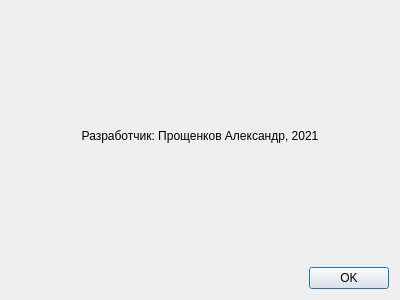
<?xml version="1.0" encoding="UTF-8"?>
<ui version="4.0">
 <class>Dialog</class>
 <widget class="QDialog" name="Dialog">
  <property name="geometry">
   <rect>
    <x>0</x>
    <y>0</y>
    <width>400</width>
    <height>300</height>
   </rect>
  </property>
  <property name="windowTitle">
   <string>О разработчике</string>
  </property>
  <layout class="QVBoxLayout" name="verticalLayout_2">
   <item>
    <layout class="QVBoxLayout" name="verticalLayout">
     <item>
      <widget class="QLabel" name="label">
       <property name="text">
        <string>Разработчик: Прощенков Александр, 2021</string>
       </property>
       <property name="alignment">
        <set>Qt::AlignCenter</set>
       </property>
      </widget>
     </item>
     <item>
      <widget class="QDialogButtonBox" name="buttonBox">
       <property name="orientation">
        <enum>Qt::Horizontal</enum>
       </property>
       <property name="standardButtons">
        <set>QDialogButtonBox::Ok</set>
       </property>
      </widget>
     </item>
    </layout>
   </item>
  </layout>
 </widget>
 <resources/>
 <connections>
  <connection>
   <sender>buttonBox</sender>
   <signal>rejected()</signal>
   <receiver>Dialog</receiver>
   <slot>reject()</slot>
   <hints>
    <hint type="sourcelabel">
     <x>316</x>
     <y>260</y>
    </hint>
    <hint type="destinationlabel">
     <x>286</x>
     <y>274</y>
    </hint>
   </hints>
  </connection>
  <connection>
   <sender>buttonBox</sender>
   <signal>accepted()</signal>
   <receiver>Dialog</receiver>
   <slot>accept()</slot>
   <hints>
    <hint type="sourcelabel">
     <x>248</x>
     <y>254</y>
    </hint>
    <hint type="destinationlabel">
     <x>157</x>
     <y>274</y>
    </hint>
   </hints>
  </connection>
 </connections>
</ui>
